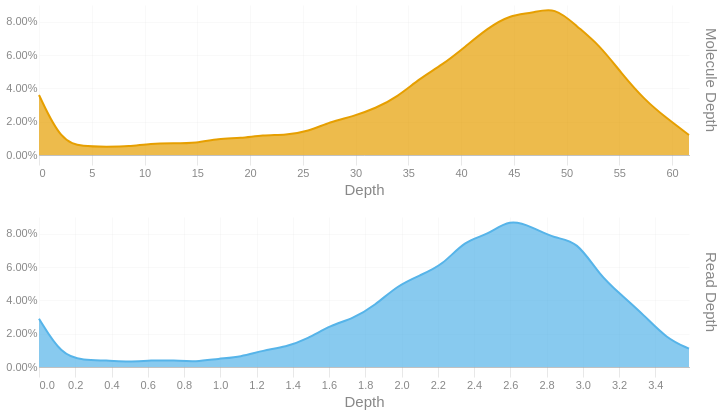

Notebook source saved alongside this figure:
### Code cell
readdep = depth_hist(tb['Read Depth'], q99, 3)
readdep = readdep.with_columns(pl.lit('Read Depth').alias('Metric'))
if not SKIPLR:
    moldep = depth_hist(tb['Molecule Depth'], mol_q99, 1)
    moldep = moldep.with_columns(pl.lit('Molecule Depth').alias('Metric'))
    _hist = pl.concat([readdep, moldep])
    _hist = _hist.filter(pl.col('Proportion') != 0)
    with SafeRender(_hist):
        (
            alt.Chart(_hist)        
            .mark_area(interpolate = "basis")
            .encode(
                x=alt.X('Bin:Q').scale(domainMin=0).axis(alt.Axis(title='Depth')),
                y = alt.Y('Proportion:Q', title = None).axis(format = '.2%'),
                color = alt.Color('Metric:N').legend(None),
                row = alt.Row("Metric:N").header(title = None, labelOrient = 'right'),
                tooltip = [
                    alt.Tooltip("Metric:N", title = "Metric"),
                    alt.Tooltip('Interval:N', title = "Depth Interval"),
                    alt.Tooltip('Proportion:Q', title = "% Alignments").format('.2%')
                ]
            )
            .resolve_scale(x='independent', y='independent')
            .properties(
                height = 150, width = 650,
                usermeta={'embedOptions': {'downloadFileName': f'{samplename}.depth.hist'}}
            )
        ).display()
else:
    readdep = readdep.filter(pl.col('Proportion') != 0)
    with SafeRender(readdep):
        (
            alt.Chart(readdep)        
            .mark_area(interpolate = "basis")
            .encode(
                x=alt.X('Bin:Q').scale(domainMin=0).axis(alt.Axis(title='Depth')),
                y = alt.Y('Proportion:Q', title = None).axis(format = '.2%'),
                tooltip = [
                    alt.Tooltip('Interval:N', title = "Depth Interval"),
                    alt.Tooltip('Proportion:Q', title = "% Alignments").format('.2%')
                ]
            )
            .properties(
                usermeta={'embedOptions': {'downloadFileName': f'{samplename}.depth.hist'}}
            )
        ).display()

### Figure 1 — Vega-Lite specification as saved in the notebook (floating-point values rounded to 4 significant figures)
{"width": 650, "height": 150, "config": {"title": {"anchor": "start", "dy": -15, "fontSize": 18, "color": "#888888", "subtitleColor": "#888888", "subtitleFontSize": 14}, "arc": {"fill": "#0072B2"}, "axis": {"domainColor": "#888888", "domainWidth": 0.5, "gridWidth": 0.2, "grid": false, "titleFontWeight": 400, "titleFontSize": 15, "labelFontSize": 11, "labelColor": "#888888", "tickColor": "#888888", "tickWidth": 0.2, "titleColor": "#888888"}, "axisBand": {"grid": false}, "axisX": {"grid": true, "tickSize": 10, "domainCap": "round"}, "axisY": {"domain": false, "grid": true, "tickSize": 0, "domainCap": "round"}, "background": "transparent", "header": {"labelFontSize": 15, "labelColor": "#888888", "titleFontSize": 15, "titleFontWeight": 600, "titleColor": "#888888"}, "legend": {"labelFont": "sans-serif", "labelFontSize": 12, "labelColor": "#888888", "symbolSize": 100, "symbolType": "circle", "titleFontSize": 12, "titlePadding": 10, "titleColor": "#888888", "title": null}, "range": {"category": ["#E69F00", "#56B4E9", "#009E73", "#F0E442", "#0072B2", "#D55E00", "#CC79A7", "#000000"], "diverging": ["#cfe8f3", "#a2d4ec", "#73bfe2", "#46abdb", "#1696d2", "#12719e"]}, "area": {"fill": "#0072B2", "fillOpacity": 0.7, "line": true, "strokeOpacity": 0.7}, "line": {"color": "#0072B2", "stroke": "#0072B2", "strokeWidth": 2}, "trail": {"color": "#0072B2", "stroke": "#0072B2", "strokeWidth": 0, "size": 1}, "point": {"filled": true, "fillOpacity": 1.0, "size": 95}, "text": {"color": "#888888", "fontSize": 11, "align": "right", "fontWeight": 400, "size": 11}, "bar": {"fill": "#0072B2", "stroke": null}, "view": {"stroke": null, "continuousWidth": 660, "continuousHeight": 400}}, "data": {"name": "data-b1cf30b33940f0b230780098cb8419fb"}, "mark": {"type": "area", "interpolate": "basis"}, "encoding": {"color": {"field": "Metric", "legend": null, "type": "nominal"}, "row": {"field": "Metric", "header": {"title": null, "labelOrient": "right"}, "type": "nominal"}, "tooltip": [{"field": "Metric", "title": "Metric", "type": "nominal"}, {"field": "Interval", "title": "Depth Interval", "type": "nominal"}, {"field": "Proportion", "format": ".2%", "title": "% Alignments", "type": "quantitative"}], "x": {"axis": {"title": "Depth"}, "field": "Bin", "scale": {"domainMin": 0}, "type": "quantitative"}, "y": {"axis": {"format": ".2%"}, "field": "Proportion", "title": null, "type": "quantitative"}}, "resolve": {"scale": {"x": "independent", "y": "independent"}}, "usermeta": {"embedOptions": {"downloadFileName": "S6_Waccamaw_1679.depth.hist"}}, "$schema": "https://vega.github.io/schema/vega-lite/v6.1.0.json", "datasets": {"data-b1cf30b33940f0b230780098cb8419fb": [{"Bin": 0.0, "Interval": "0.0-0.124", "Proportion": 0.029, "Metric": "Read Depth"}, {"Bin": 0.124, "Interval": "0.124-0.247", "Proportion": 0.007, "Metric": "Read Depth"}, {"Bin": 0.247, "Interval": "0.247-0.371", "Proportion": 0.004, "Metric": "Read Depth"}, {"Bin": 0.371, "Interval": "0.371-0.495", "Proportion": 0.004, "Metric": "Read Depth"}, {"Bin": 0.495, "Interval": "0.495-0.618", "Proportion": 0.003, "Metric": "Read Depth"}, {"Bin": 0.618, "Interval": "0.618-0.742", "Proportion": 0.004, "Metric": "Read Depth"}, {"Bin": 0.742, "Interval": "0.742-0.866", "Proportion": 0.004, "Metric": "Read Depth"}, {"Bin": 0.866, "Interval": "0.866-0.989", "Proportion": 0.003, "Metric": "Read Depth"}, {"Bin": 0.989, "Interval": "0.989-1.113", "Proportion": 0.005, "Metric": "Read Depth"}, {"Bin": 1.113, "Interval": "1.113-1.237", "Proportion": 0.006, "Metric": "Read Depth"}, {"Bin": 1.237, "Interval": "1.237-1.36", "Proportion": 0.01, "Metric": "Read Depth"}, {"Bin": 1.36, "Interval": "1.36-1.484", "Proportion": 0.012, "Metric": "Read Depth"}, {"Bin": 1.484, "Interval": "1.484-1.608", "Proportion": 0.017, "Metric": "Read Depth"}, {"Bin": 1.608, "Interval": "1.608-1.731", "Proportion": 0.025, "Metric": "Read Depth"}, {"Bin": 1.731, "Interval": "1.731-1.855", "Proportion": 0.029, "Metric": "Read Depth"}, {"Bin": 1.855, "Interval": "1.855-1.979", "Proportion": 0.037, "Metric": "Read Depth"}, {"Bin": 1.979, "Interval": "1.979-2.102", "Proportion": 0.049, "Metric": "Read Depth"}, {"Bin": 2.102, "Interval": "2.102-2.226", "Proportion": 0.055, "Metric": "Read Depth"}, {"Bin": 2.226, "Interval": "2.226-2.35", "Proportion": 0.061, "Metric": "Read Depth"}, {"Bin": 2.35, "Interval": "2.35-2.473", "Proportion": 0.076, "Metric": "Read Depth"}, {"Bin": 2.473, "Interval": "2.473-2.597", "Proportion": 0.079, "Metric": "Read Depth"}, {"Bin": 2.597, "Interval": "2.597-2.721", "Proportion": 0.089, "Metric": "Read Depth"}, {"Bin": 2.721, "Interval": "2.721-2.844", "Proportion": 0.084, "Metric": "Read Depth"}, {"Bin": 2.844, "Interval": "2.844-2.968", "Proportion": 0.077, "Metric": "Read Depth"}, {"Bin": 2.968, "Interval": "2.968-3.092", "Proportion": 0.076, "Metric": "Read Depth"}, {"Bin": 3.092, "Interval": "3.092-3.215", "Proportion": 0.055, "Metric": "Read Depth"}, {"Bin": 3.215, "Interval": "3.215-3.339", "Proportion": 0.043, "Metric": "Read Depth"}, {"Bin": 3.339, "Interval": "3.339-3.463", "Proportion": 0.031, "Metric": "Read Depth"}, {"Bin": 3.463, "Interval": "3.463-3.586", "Proportion": 0.017, "Metric": "Read Depth"}, {"Bin": 3.586, "Interval": "3.586-3.71", "Proportion": 0.011, "Metric": "Read Depth"}, {"Bin": 0.0, "Interval": "0.0-2.1", "Proportion": 0.036, "Metric": "Molecule Depth"}, {"Bin": 2.1, "Interval": "2.1-4.2", "Proportion": 0.008, "Metric": "Molecule Depth"}, {"Bin": 4.2, "Interval": "4.2-6.4", "Proportion": 0.005, "Metric": "Molecule Depth"}, {"Bin": 6.4, "Interval": "6.4-8.5", "Proportion": 0.005, "Metric": "Molecule Depth"}, {"Bin": 8.5, "Interval": "8.5-10.6", "Proportion": 0.005, "Metric": "Molecule Depth"}, {"Bin": 10.6, "Interval": "10.6-12.7", "Proportion": 0.007, "Metric": "Molecule Depth"}, {"Bin": 12.7, "Interval": "12.7-14.9", "Proportion": 0.007, "Metric": "Molecule Depth"}, {"Bin": 14.9, "Interval": "14.9-17.0", "Proportion": 0.007, "Metric": "Molecule Depth"}, {"Bin": 17.0, "Interval": "17.0-19.1", "Proportion": 0.01, "Metric": "Molecule Depth"}, {"Bin": 19.1, "Interval": "19.1-21.2", "Proportion": 0.01, "Metric": "Molecule Depth"}, {"Bin": 21.2, "Interval": "21.2-23.4", "Proportion": 0.012, "Metric": "Molecule Depth"}, {"Bin": 23.4, "Interval": "23.4-25.5", "Proportion": 0.012, "Metric": "Molecule Depth"}, {"Bin": 25.5, "Interval": "25.5-27.6", "Proportion": 0.014, "Metric": "Molecule Depth"}, {"Bin": 27.6, "Interval": "27.6-29.7", "Proportion": 0.02, "Metric": "Molecule Depth"}, {"Bin": 29.7, "Interval": "29.7-31.9", "Proportion": 0.023, "Metric": "Molecule Depth"}, {"Bin": 31.9, "Interval": "31.9-34.0", "Proportion": 0.028, "Metric": "Molecule Depth"}, {"Bin": 34.0, "Interval": "34.0-36.1", "Proportion": 0.035, "Metric": "Molecule Depth"}, {"Bin": 36.1, "Interval": "36.1-38.2", "Proportion": 0.046, "Metric": "Molecule Depth"}, {"Bin": 38.2, "Interval": "38.2-40.4", "Proportion": 0.054, "Metric": "Molecule Depth"}, {"Bin": 40.4, "Interval": "40.4-42.5", "Proportion": 0.065, "Metric": "Molecule Depth"}, {"Bin": 42.5, "Interval": "42.5-44.6", "Proportion": 0.076, "Metric": "Molecule Depth"}, {"Bin": 44.6, "Interval": "44.6-46.7", "Proportion": 0.084, "Metric": "Molecule Depth"}, {"Bin": 46.7, "Interval": "46.7-48.9", "Proportion": 0.085, "Metric": "Molecule Depth"}, {"Bin": 48.9, "Interval": "48.9-51.0", "Proportion": 0.089, "Metric": "Molecule Depth"}, {"Bin": 51.0, "Interval": "51.0-53.1", "Proportion": 0.077, "Metric": "Molecule Depth"}, {"Bin": 53.1, "Interval": "53.1-55.2", "Proportion": 0.066, "Metric": "Molecule Depth"}, {"Bin": 55.2, "Interval": "55.2-57.4", "Proportion": 0.049, "Metric": "Molecule Depth"}, {"Bin": 57.4, "Interval": "57.4-59.5", "Proportion": 0.033, "Metric": "Molecule Depth"}, {"Bin": 59.5, "Interval": "59.5-61.6", "Proportion": 0.022, "Metric": "Molecule Depth"}, {"Bin": 61.6, "Interval": "61.6-63.73", "Proportion": 0.012, "Metric": "Molecule Depth"}]}}
